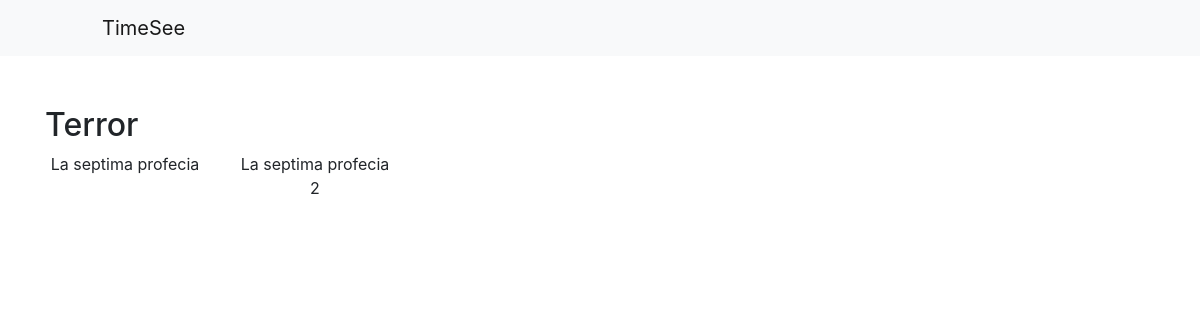
The page /movies/movies on the database as committed earlier.
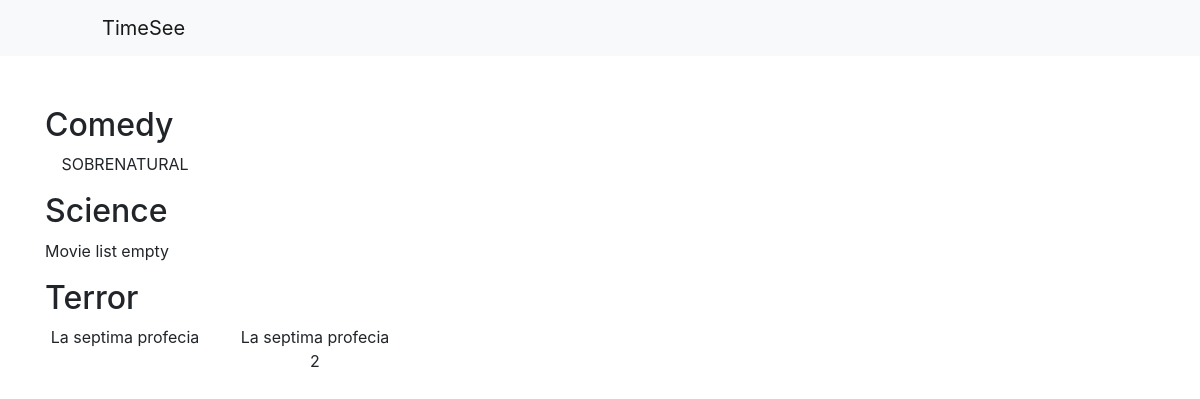
The same page on the database as committed later.
### movies/models.py (models this page shows, shortened)
class Category(models.Model):
	name = models.CharField(max_length=30)
	class Meta:
		ordering = ['name']
		verbose_name_plural = "categories"

class Movie(models.Model):
	category = models.ForeignKey(Category, related_name="category", on_delete=models.CASCADE)
	name = models.CharField(max_length=30)
	link = models.TextField()
	image = models.TextField()
	synopsis = models.TextField()
	year = models.IntegerField()
	duration = models.DurationField()
	slug = models.SlugField(max_length=200, unique=True)
	class Meta:
		ordering = ['name']

### movies/views.py (the view)
# urls.py: url('movies', views.MoviesListView.as_view(), name="MoviesList"),
class MoviesListView(View):
	def get(self, request):
		template_name = 'movies/MoviesList.html'
		categories = Category.objects.all()
		ListOfMoviesByCategory = []
		for category in categories:
			ListOfMoviesByCategory.append({'category': category.name, 'movies': Movie.objects.filter(category=category)})
		context = {
			'ListOfMoviesByCategory': ListOfMoviesByCategory,
		}
		return render(request, template_name, context)

### movies/templates/movies/MoviesList.html (shortened to what this page needs)
{%extends 'base.html'%}
{%block content%}
	<div class="row">
		<div class="col-12">
		{%for MoviesByCategory in ListOfMoviesByCategory%}
			<h2>{{MoviesByCategory.category}}</h2>
			<div class="row">
			{%for movie in MoviesByCategory.movies%}
				<div class="col-4 col-sm-3 col-md-2">
					<p class="text-center">{{movie.name}}</p>
				</div>
			{%empty%}
				<div class="col-12">
					<p>Movie list empty</p>
				</div>
			{%endfor%}
			</div>
		{%endfor%}
		</div>
	</div>
{%endblock content%}

### templates/base.html (shortened to what this page needs)
{% load static%}
<!DOCTYPE html>
<html lang="en"l>
	<head>
		<link rel="stylesheet" type="text/css" href="{%static '/css/styles.css'%}">
    <link rel="stylesheet" type="text/css" href="{%static '/js/test.js'%}">
<link rel="stylesheet" href="https://maxcdn.bootstrapcdn.com/bootstrap/4.0.0/css/bootstrap.min.css">
	</head>
	<body>
<nav class="navbar navbar-expand-lg navbar-light bg-light">
  <a class="navbar-brand" href="#">TimeSee</a>
</nav>
		<section class="container content">
			{%block content%}
			{%endblock content%}
		</section>
	</body>
</html>

### static/css/styles.css (style rules this page uses)
.content, .sub-title { padding-top: 50px; }
@media screen and (min-width: 992px) { .navbar-brand { padding-left: 86px; } }

Rows that differ between the two databases and show on the page:
added Category: category "Comedy"
added Movie: name "SOBRENATURAL", shown under "Comedy"
added Category: category "Science"
Other text that changed with them:
new list line: "Movie list empty"
